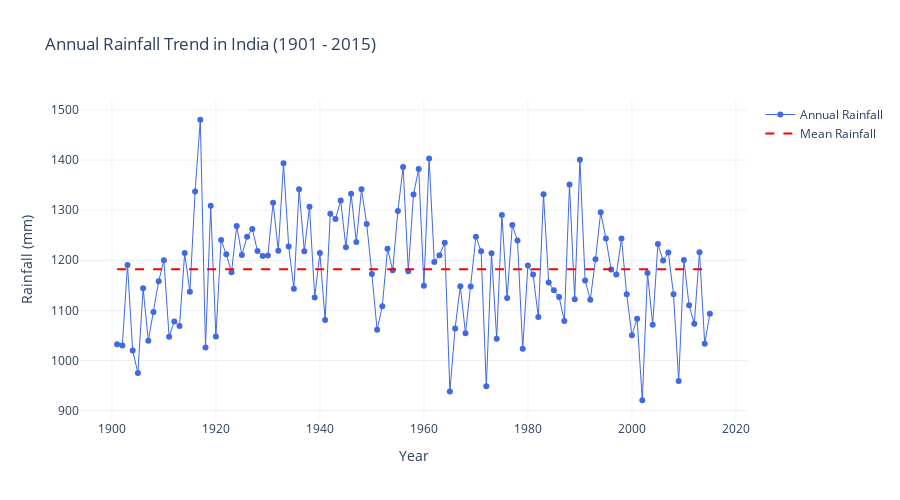

Here is the notebook cell this chart was saved with:
### Markdown cell above
#### Annual Rainfall Trend

Using Plotly, we visualize annual rainfall over the years, alongside the mean line to observe general patterns and deviations.

### Code cell
fig = go.Figure()

annual_rainfall = df[['YEAR', 'ANNUAL']]

fig.add_trace(go.Scatter(
    x=annual_rainfall['YEAR'],
    y=annual_rainfall['ANNUAL'],
    mode='lines+markers',
    name='Annual Rainfall',
    line=dict(color='royalblue', width=1)
))

fig.add_trace(go.Scatter(
    x=annual_rainfall['YEAR'],
    y=[annual_rainfall['ANNUAL'].mean()] * len(annual_rainfall),
    mode='lines',
    name='Mean Rainfall',
    line=dict(color='red', dash='dash')
))

fig.update_layout(
    title='Annual Rainfall Trend in India (1901 - 2015)',
    xaxis_title='Year',
    yaxis_title='Rainfall (mm)',
    template='plotly_white',
    hovermode='x unified',
    height=500
)

fig.show()
